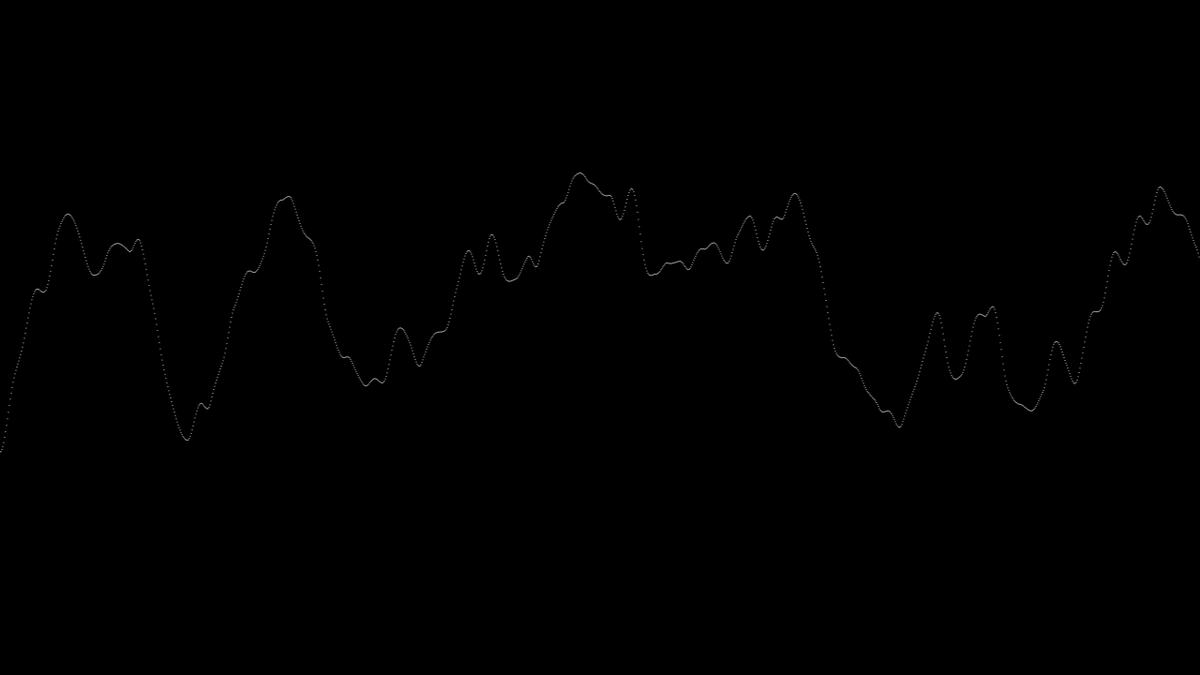
Frame 1 (no input)
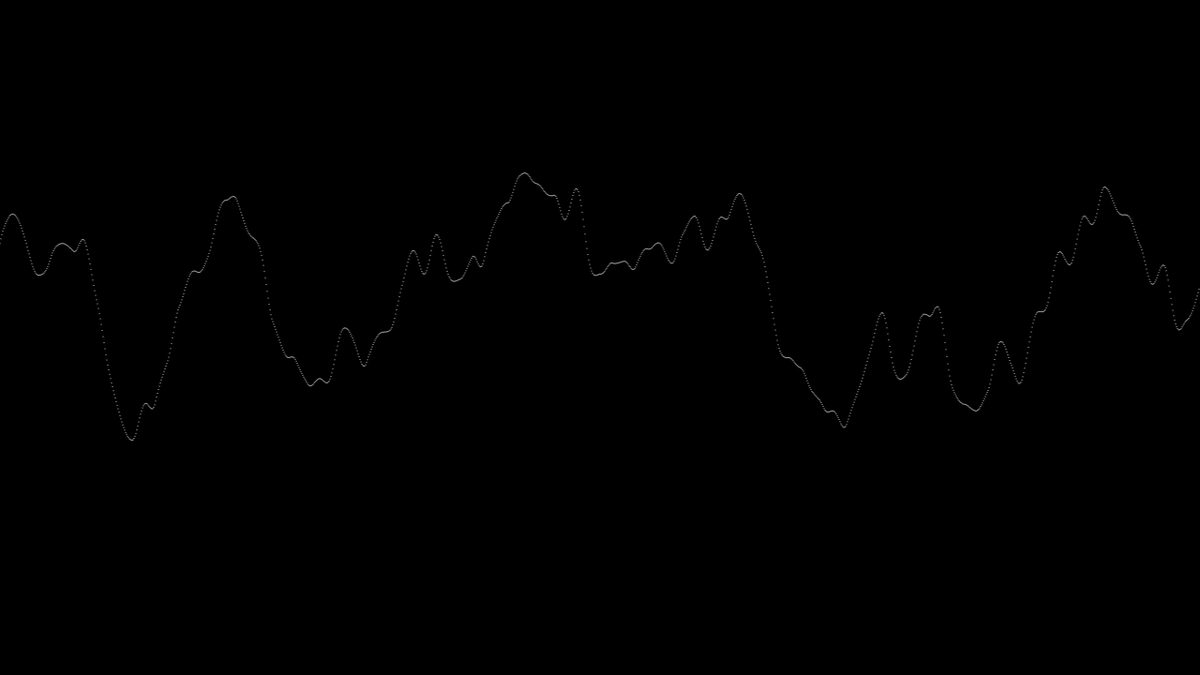
Frame 60 (no input)
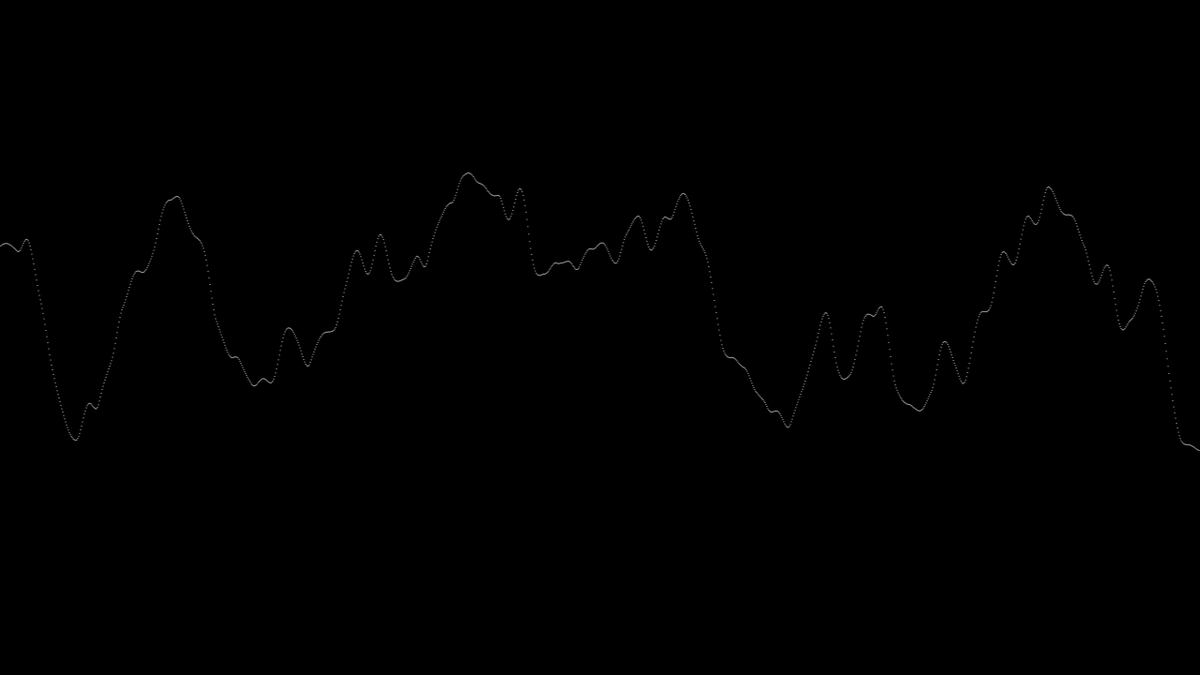
Frame 120 (the mouse pressed at the canvas centre since frame 60)

The p5.js sketch that drew these frames (run headless with seeded random() and noise() and a simulated clock; from frame 60 on, the mouse is pressed at the canvas centre):

// p5.js sketch
// ── sketch.js
let increment = 0.01;
let start = 0;

function setup() {
    createCanvas(1280, 720);
    time = 0;
    background(0);
    time = 0;
}

function draw() {
    background(0);
    stroke(255);

    let xOffset = start;
    for (let i = 0; i < width; i++) {
        let x = i;
        let y = map(noise(xOffset), 0, 1, 0, height);
        point(x, y);

        xOffset += increment;
    }

    start += increment;

    // Diminui velocidade do gráfico
    //start += increment / 8;

    // Aumenta velocidade do gráfico
    //start += increment * 8; 

}
